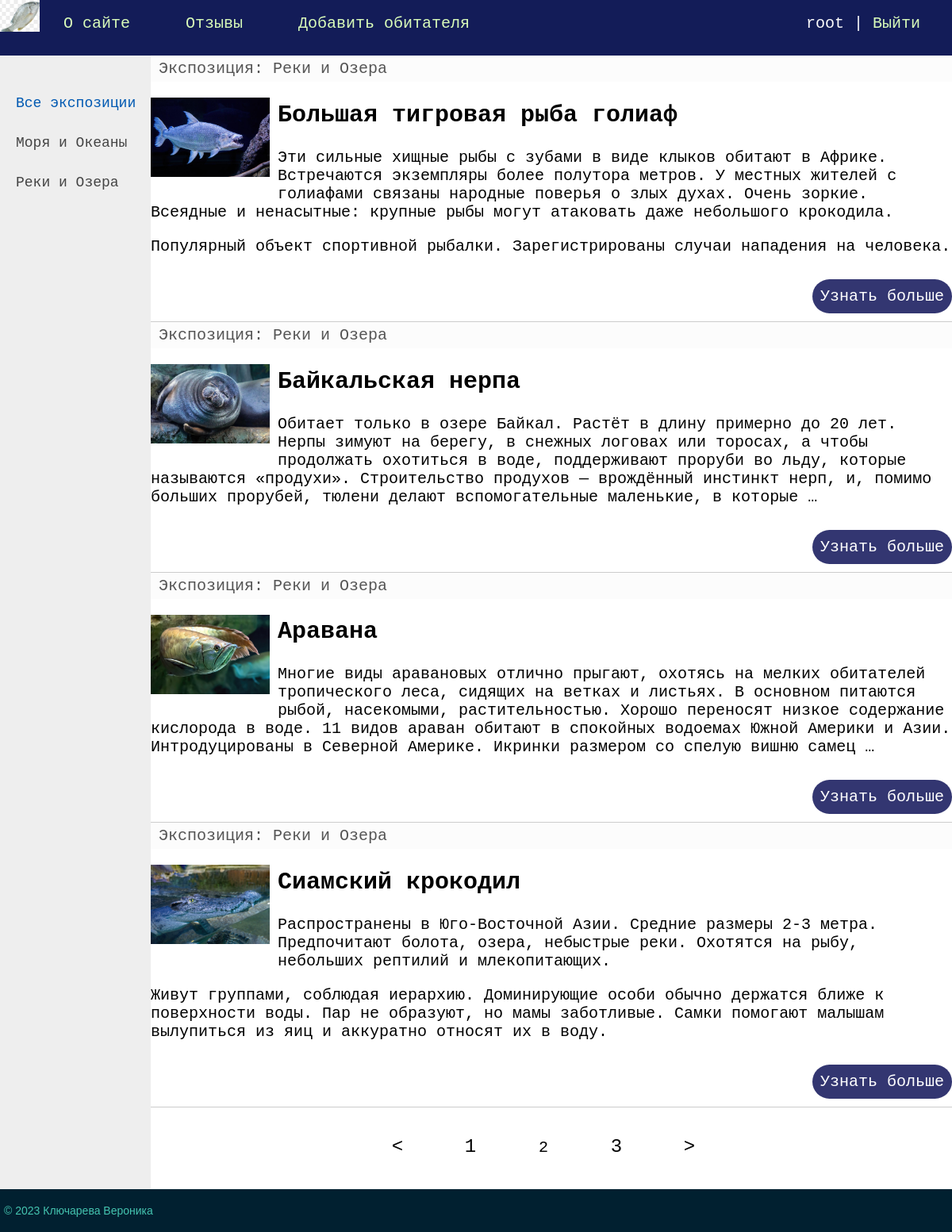
Page /?page=2 (signed in) on the committed database.
### website/models.py (models this page shows, shortened)
class Category(models.Model):
    name = models.CharField(max_length=100, db_index=True, verbose_name="Экспозиция")
    slug = models.SlugField(max_length=255, unique=True, db_index=True, verbose_name="URL")
    def __str__(self):
        return self.name
    def get_absolute_url(self):
        return reverse('category', kwargs={'cat_slug': self.slug})
    class Meta:
        verbose_name = 'Экспозиция'
        verbose_name_plural = 'Экспозиции'
        ordering = ['id']

class Fish(models.Model):
    title = models.CharField(max_length=255, verbose_name="Заголовок")
    slug = models.SlugField(max_length=255, unique=True, db_index=True, verbose_name="URL")
    content = models.TextField(blank=True, verbose_name="Текст статьи")
    photo = models.ImageField(upload_to="photos/%Y/%m/%d/", verbose_name="Фото")
    time_create = models.DateTimeField(auto_now_add=True, verbose_name="Время создания")
    time_update = models.DateTimeField(auto_now=True, verbose_name="Время изменения")
    is_published = models.BooleanField(default=True, verbose_name="Публикация")
    cat = models.ForeignKey('Category', on_delete=models.PROTECT, verbose_name="Экспозиция")
    def get_absolute_url(self):
        return reverse('post', kwargs={'post_slug': self.slug})
    class Meta:
        verbose_name = 'Жители океанариума'
        verbose_name_plural = 'Жители океанариума'
        ordering = ['id']

### website/views.py (the view)
# urls.py: 2. Add a URL to urlpatterns:  path('', Home.as_view(), name='home')
class Home(DataMixin, ListView):
    paginate_by = 4 # рыб на странице
    model = Fish
    template_name = 'fish/index.html'
    context_object_name = 'posts'
    def get_context_data(self, *, object_list=None, **kwargs):
        context = super().get_context_data(**kwargs)
        c_def = self.get_user_context(title="Главная страница")
        return dict(list(context.items()) + list(c_def.items()))
    def get_queryset(self):
        return Fish.objects.filter(is_published=True)

### website/utils.py (called while the page is built)
    def get_user_context(self, **kwargs):
        context = kwargs
        cats = Category.objects.annotate(Count('fish'))
        user_menu = menu.copy()
        if not self.request.user.is_authenticated:
            user_menu.pop(1)
        context['menu'] = user_menu
        context['cats'] = cats
        if 'cat_selected' not in context:
            context['cat_selected'] = 0
        return context

### website/templates/fish/index.html (shortened to what this page needs)
{% extends 'fish/base.html' %}
{% block content %}
<ul class="list-articles">
	{% for p in posts %}
			<li><div class="article-panel">
	<p class="first">Экспозиция: {{p.cat}}</p>
</div>
{% if p.photo %}
	<p><img class="img-article-left thumb" src="{{p.photo.url}}"></p>
{% endif %}
				<h2>{{p.title}}</h2>
	{% autoescape on %}
	{{p.content|linebreaks|truncatewords:50}}
	{% endautoescape %}
			<p class="link-read-post"><a href="{{ p.get_absolute_url }}">Узнать больше</a></p>
			</li>
	{% endfor %}
</ul>
{% endblock %}

### website/templates/fish/base.html (shortened to what this page needs)
{% load static %}
<!DOCTYPE html>
<html>
<head>
	<link type="text/css" href="{% static 'fish/css/styles1.css' %}" rel="stylesheet" />
</head>
<body>
<table class="table-page" border=0 cellpadding="0" cellspacing="0">
<tr><td valign=top>
{% block mainmenu %}
		<div class="header">
			<ul id="mainmenu" class="mainmenu">
			<li class="logo"><a href="{% url 'home' %}"><div class="logo"></div></a></li>
{% for m in menu %}
			<li><a href="{% url m.url_name %}">{{m.title}}</a></li>
{% endfor %}
				{% if request.user.is_authenticated %}
				<li class="last"> {{user.username}} | <a href="{% url 'logout' %}">Выйти</a></li>
				{% else %}
				<li class="last"><a href="{% url 'register' %}">Регистрация</a> | <a href="{% url 'login' %}">Войти</a></li>
				{% endif %}
			</ul>
		</div>
{% endblock mainmenu %}
<table class="table-content" border=0 cellpadding="0" cellspacing="0">
<tr>
	<td valign="top" class="left-chapters">
	<ul id="leftchapters">
{% if cat_selected == 0 %}
		<li class="selected">Все экспозиции</li>
{% else %}
		<li><a href="{% url 'home' %}">Все экспозиции</a></li>
{% endif %}
{% for c in cats %}
{% if c.fish__count > 0 %}
	{% if c.pk == cat_selected %}
		<li class="selected">{{c.name}}</li>
	{% else %}
		<li><a href="{{ c.get_absolute_url }}">{{c.name}}</a></li>
	{% endif %}
{% endif %}
{% endfor %}
	</ul>
</td>
<td valign="top" class="content">
	<div class="content-text">
{% block content %}
{% endblock %}
{% if page_obj.has_other_pages %}
<nav class="list-pages">
    <ul>
{% if page_obj.has_previous %}
<li class="page-num">
	<a href="?page={{ page_obj.previous_page_number }}">&lt;</a>
</li>
{% endif %}
        {% for p in paginator.page_range %}
		{% if page_obj.number == p %}
        <li class="page-num page-num-selected">{{ p }}</li>
		{% elif p >= page_obj.number|add:-2 and p <= page_obj.number|add:2  %}
        <li class="page-num">
            <a href="?page={{ p }}">{{ p }}</a>
        </li>
		{% endif %}
        {% endfor %}
{% if page_obj.has_next %}
<li class="page-num">
	<a href="?page={{ page_obj.next_page_number }}">&gt;</a>
</li>
{% endif %}
    </ul>
</nav>
{% endif %}
	</div>
</td></tr></table>
</td></tr>
<tr><td valign=top>
	<div id="footer">
		<p>&copy; 2023 Ключарева Вероника</p>
	</div>
</td></tr></table>
</body>
</html>

### website/static/fish/css/styles1.css (style rules this page uses)
html, body { font-family: 'Courier New'; margin: 0; padding: 0; height: 100%; width: 100%; color: #444; }
a { color: #0059b2; text-decoration: none; }
img { max-width: 600px; height: auto; }
img.img-article-left { max-width: 300px; height: auto; float: left; padding: 0 10px 10px 0; }
img.img-article-left.thumb { max-width: 150px; height: auto; }
p.link-read-post { text-align: right; }
p.link-read-post a { padding: 10px; min-width: 100px; background: #333671; color: #fff; text-decoration: none; border-radius: 25px; }
div.article-panel { background: #fcfcfc ; padding: 5px 10px 5px 10px; box-sizing: border-box; overflow: hidden; color: #555; }
div.article-panel p.first { margin: 0; float: left; }
ul.list-articles { list-style: none; margin: 0; padding: 0; }
ul.list-articles li { border-bottom: 1px solid #ccc; }
.table-page { width: 100%; height: 100%; vertical-align: top; }
.table-page tr { height: 100%; }
.header { background: #131c58; height: 70px; }
.logo { background: url('../images/logo.jpg'); width: 50px; height: 50px; background-repeat: no-repeat; background-size: cover; background-position: center; }
ul.mainmenu { list-style: none; margin: 0; padding: 0; height: 40px; color: #fcfcfc; font-size: 20px; overflow: hidden; }
ul.mainmenu li { float: left; margin: 18px 40px 0 30px; }
ul.mainmenu li.logo { margin: 0; }
ul.mainmenu li.last { float: right; }
ul.mainmenu li a { color: #DAFDBA; text-decoration: none; }
.table-content { width: 100%; min-height: 100%; height: 100%; }
.left-chapters { margin: 0; background: #eee; min-height: 100%; }
.left-chapters ul { width: 160px; min-height: 100%; margin: 0; padding: 20px 10px 10px 20px; list-style: none; font-size: 18px; }
.left-chapters ul li { margin: 30px 0 0 0; color: #999; }
.left-chapters ul li.selected { color: #0059b2; }
.left-chapters ul li a { color: #444; text-decoration: none; }
.content { background: #eee padding: 40px 20px 20px 40px; width: 100%; box-sizing: border-box; }
.content-text { background: #eee margin: 60px 0 0 30px; color: #000; font-size: 20px; font-family: Courier New; }
#footer { box-sizing: border-box; background: #012030; padding: 5px; color: #45C4B0; font-size: 14px; font-family: Verdana, Geneva, Arial, Helvetica; text-align: left; overflow: hidden; }
.list-pages { text-align: center; margin: 0 0 20px 0; }
.list-pages ul { margin: 20px 0 0 0; padding: 0; list-style: none; }
.list-pages ul li { display: inline-block; margin: 0 20px 0 0; }
.list-pages a { color: #000; font-size: 24px; text-decoration: none; }
.list-pages .page-num, .page-num-selected { display: inline-block; width: 60px; height: 44px; padding: 16px 0 0 0; border-radius: 30px; }
.list-pages .page-num-selected { border: none; color: #000; font-size: 20px; }

### rows in the picture
Category: name "Моря и Океаны"
Category: name "Реки и Озера"
Fish: cat "Реки и Озера", photo (picture), title "Большая тигровая рыба голиаф", content "Эти сильные хищные рыбы с зубами в виде клыков обитают в Африке. Встречаются экземпляры более полутора метров. У местных жителей с голиафами связаны народные поверья о злых духах. Очень зоркие. Всеядные и ненасытные: крупные рыбы могут атаковать даже небольшого крокодила. Популярный объект спортивной рыбалки. Зарегистрированы случаи нападения на человека."
Fish: cat "Реки и Озера", photo (picture), title "Байкальская нерпа", content "Обитает только в озере Байкал. Растёт в длину примерно до 20 лет. Нерпы зимуют на берегу, в снежных логовах или торосах, а чтобы продолжать охотиться в воде, поддерживают проруби во льду, которые называются «продухи». Строительство продухов — врождённый инстинкт нерп, и, помимо больших прорубей, тюлени делают вспомогательные маленькие, в которые …"
Fish: cat "Реки и Озера", photo (picture), title "Аравана", content "Многие виды аравановых отлично прыгают, охотясь на мелких обитателей тропического леса, сидящих на ветках и листьях. В основном питаются рыбой, насекомыми, растительностью. Хорошо переносят низкое содержание кислорода в воде. 11 видов араван обитают в спокойных водоемах Южной Америки и Азии. Интродуцированы в Северной Америке. Икринки размером со спелую вишню самец …"
Fish: cat "Реки и Озера", photo (picture), title "Сиамский крокодил", content "Распространены в Юго-Восточной Азии. Средние размеры 2-3 метра. Предпочитают болота, озера, небыстрые реки. Охотятся на рыбу, небольших рептилий и млекопитающих. Живут группами, соблюдая иерархию. Доминирующие особи обычно держатся ближе к поверхности воды. Пар не образуют, но мамы заботливые. Самки помогают малышам вылупиться из яиц и аккуратно относят их в воду."

### other values in the picture
{{ m.title }} "О сайте" "Отзывы" "Добавить обитателя"
{{ user.username }} "root"
{{ p }} "1" "3"
{{ p }} "2"
